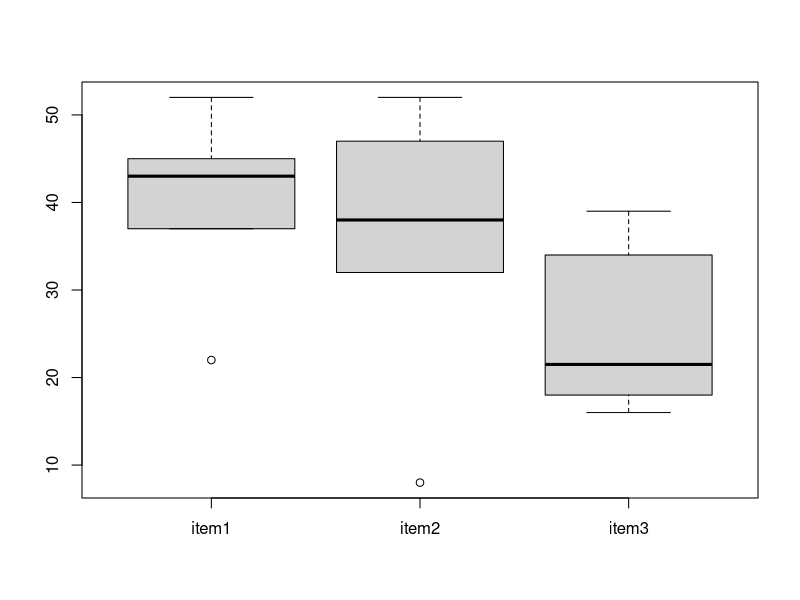
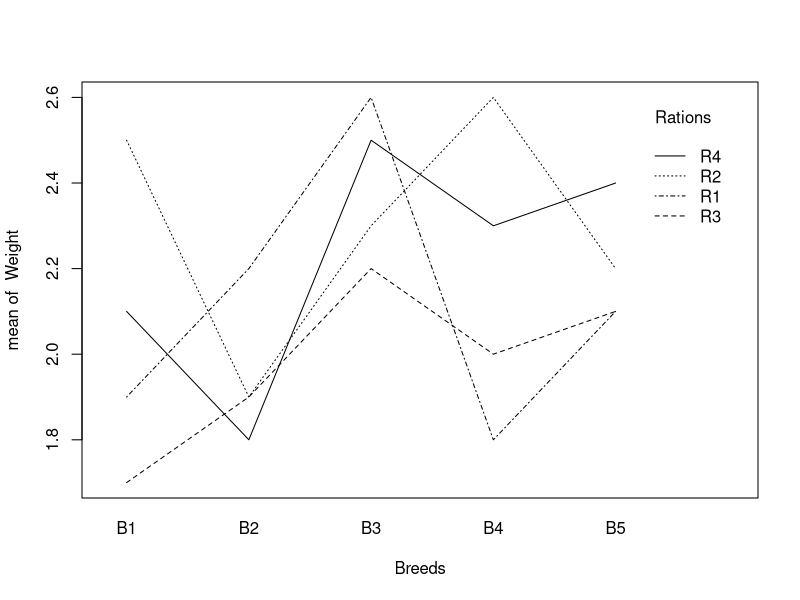
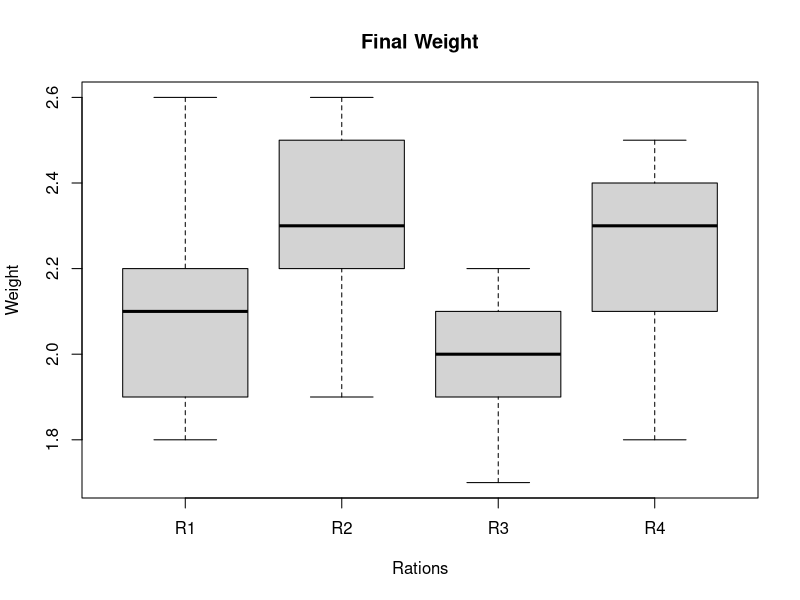
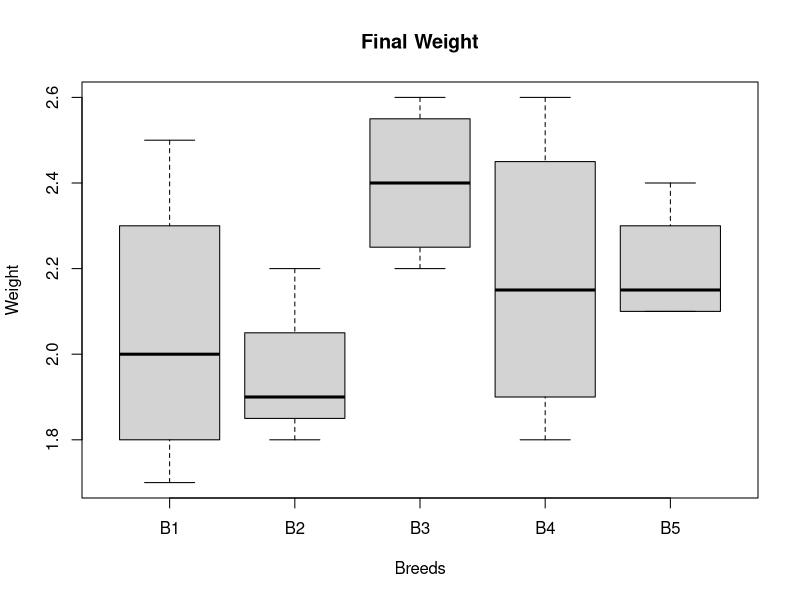

The R source for these figures, in order:
#1 One Tail
xbar=1450
mu=1500
n=20
s=110
alpha=0.05
ct=abs((xbar-mu)/(s/sqrt(n-1)))
ct
tv=qt(1-alpha, df=n-1)
tv
ifelse(ct>tv, "reject", 'accept')



#2 Two Tail
x1=c(24,22,20,26,21,23,21,19)
x2=c(20,19,20,24,20,23,21)
alpha=0.05
n1=length(x1)
n2=length(x2)
x1bar=mean(x1)
x2bar=mean(x2)
s1=sqrt(var(x1))
s2=sqrt(var(x2))
ct=abs(x1bar-x2bar)/sqrt(((n1*s1^2+n2*s2^2)/(n1+n2-2))*(1/n1+1/n2))
ct
tv=qt(1-(alpha/2), n1+n2-2)
tv
ifelse(ct > tv, "reject", "accept")

#3  One Two Tail
x1=c(9,11,13,11,15,9,12,14)
x2=c(10,12,10,14,9,8,10)
alpha=0.05
n1=length(x1)
n2=length(x2)
s12=var(x1)
s22=var(x2)
cF=((n1*s12)/(n1-1))/((n2*s22)/(n2-1))
cF
tF=qf(1-alpha, n1-1, n2-1)
tF
ifelse(ct > tv, "reject", "accept")

#4
data=matrix(c(83,57,45,68), ncol = 2, byrow = T)

chisq.test(data)


#5
item1=c(22,42,44,52,45,37)
item2=c(52,33,8,47,43,32)
item3=c(16,24,19,18,34,39)
group=data.frame(cbind(item1,item2,item3))
group
summary(group)
stgr=stack(group)
stgr
crd=aov(values~ind,data=stgr)
crd
summary(crd)
boxplot(group)

#6
R1=c(1.9,2.2,2.6,1.8,2.1)
R2=c(2.5,1.9,2.3,2.6,2.2)
R3=c(1.7,1.9,2.2,2.0,2.1)
R4=c(2.1,1.8,2.5,2.3,2.4)
data=data.frame(R1,R2,R3,R4)
data=t(data)

Weight=c(t(as.matrix(data)))
Weight
f=c("B1","B2",'B3','B4','B5')
g=c("R1",'R2','R3','R4')
k=ncol(data)
n=nrow(data)
Breeds=gl(k, 1, n*k, factor(f))
Breeds
Rations=gl(n, k, n*k, factor(g))
Rations
anova=aov(Weight ~ Rations + Breeds)
summary(anova)
interaction.plot(Breeds, Rations, Weight)
plot(Weight ~ Rations + Breeds, main= "Final Weight")
